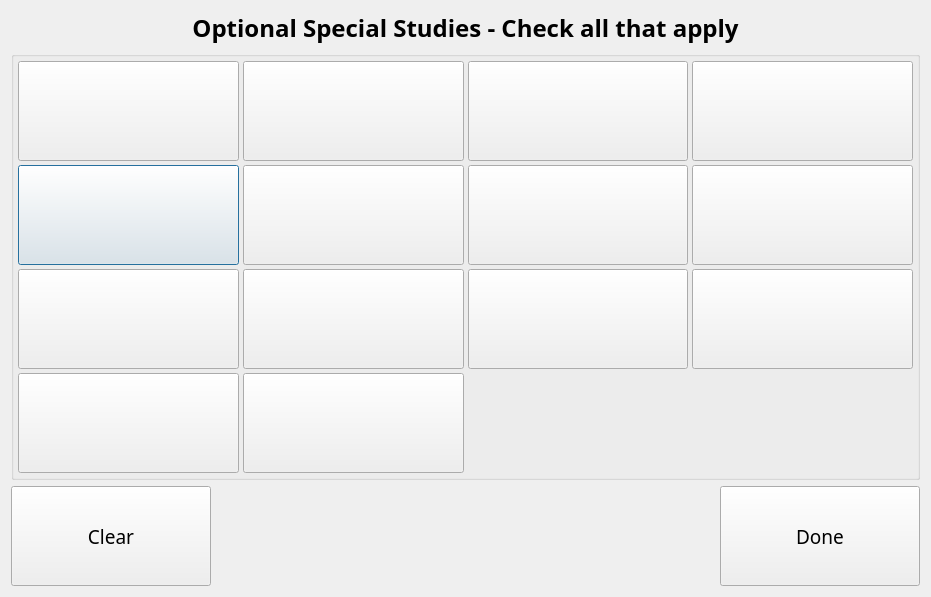
<?xml version="1.0" encoding="UTF-8"?>
<ui version="4.0">
 <class>extendedsamplecollectionDlg</class>
 <widget class="QDialog" name="extendedsamplecollectionDlg">
  <property name="geometry">
   <rect>
    <x>0</x>
    <y>0</y>
    <width>931</width>
    <height>593</height>
   </rect>
  </property>
  <property name="windowTitle">
   <string>Special Studies</string>
  </property>
  <layout class="QVBoxLayout" name="verticalLayout">
   <item>
    <widget class="QLabel" name="label_3">
     <property name="maximumSize">
      <size>
       <width>16777215</width>
       <height>50</height>
      </size>
     </property>
     <property name="font">
      <font>
       <family>Arial Black</family>
       <pointsize>18</pointsize>
       <weight>75</weight>
       <bold>true</bold>
      </font>
     </property>
     <property name="text">
      <string>Optional Special Studies - Check all that apply</string>
     </property>
     <property name="alignment">
      <set>Qt::AlignCenter</set>
     </property>
    </widget>
   </item>
   <item>
    <widget class="QGroupBox" name="groupBox">
     <property name="title">
      <string/>
     </property>
     <layout class="QGridLayout" name="gridLayout">
      <property name="leftMargin">
       <number>4</number>
      </property>
      <property name="topMargin">
       <number>4</number>
      </property>
      <property name="rightMargin">
       <number>4</number>
      </property>
      <property name="bottomMargin">
       <number>4</number>
      </property>
      <property name="spacing">
       <number>4</number>
      </property>
      <item row="3" column="0">
       <widget class="QPushButton" name="Btn5">
        <property name="minimumSize">
         <size>
          <width>200</width>
          <height>100</height>
         </size>
        </property>
        <property name="maximumSize">
         <size>
          <width>5000</width>
          <height>5000</height>
         </size>
        </property>
        <property name="font">
         <font>
          <family>Arial Black</family>
          <pointsize>14</pointsize>
         </font>
        </property>
        <property name="text">
         <string/>
        </property>
        <property name="checkable">
         <bool>true</bool>
        </property>
       </widget>
      </item>
      <item row="5" column="2">
       <widget class="QPushButton" name="Btn11">
        <property name="minimumSize">
         <size>
          <width>200</width>
          <height>100</height>
         </size>
        </property>
        <property name="maximumSize">
         <size>
          <width>5000</width>
          <height>5000</height>
         </size>
        </property>
        <property name="font">
         <font>
          <family>Arial Black</family>
          <pointsize>14</pointsize>
         </font>
        </property>
        <property name="text">
         <string/>
        </property>
        <property name="checkable">
         <bool>true</bool>
        </property>
       </widget>
      </item>
      <item row="1" column="0">
       <widget class="QPushButton" name="Btn1">
        <property name="sizePolicy">
         <sizepolicy hsizetype="Fixed" vsizetype="Fixed">
          <horstretch>0</horstretch>
          <verstretch>0</verstretch>
         </sizepolicy>
        </property>
        <property name="minimumSize">
         <size>
          <width>200</width>
          <height>100</height>
         </size>
        </property>
        <property name="maximumSize">
         <size>
          <width>5000</width>
          <height>5000</height>
         </size>
        </property>
        <property name="font">
         <font>
          <family>Arial Black</family>
          <pointsize>14</pointsize>
         </font>
        </property>
        <property name="text">
         <string/>
        </property>
        <property name="checkable">
         <bool>true</bool>
        </property>
       </widget>
      </item>
      <item row="1" column="3">
       <widget class="QPushButton" name="Btn4">
        <property name="minimumSize">
         <size>
          <width>200</width>
          <height>100</height>
         </size>
        </property>
        <property name="maximumSize">
         <size>
          <width>5000</width>
          <height>5000</height>
         </size>
        </property>
        <property name="font">
         <font>
          <family>Arial Black</family>
          <pointsize>14</pointsize>
         </font>
        </property>
        <property name="text">
         <string/>
        </property>
        <property name="checkable">
         <bool>true</bool>
        </property>
       </widget>
      </item>
      <item row="3" column="1">
       <widget class="QPushButton" name="Btn6">
        <property name="minimumSize">
         <size>
          <width>200</width>
          <height>100</height>
         </size>
        </property>
        <property name="maximumSize">
         <size>
          <width>5000</width>
          <height>5000</height>
         </size>
        </property>
        <property name="font">
         <font>
          <family>Arial Black</family>
          <pointsize>14</pointsize>
         </font>
        </property>
        <property name="text">
         <string/>
        </property>
        <property name="checkable">
         <bool>true</bool>
        </property>
       </widget>
      </item>
      <item row="1" column="2">
       <widget class="QPushButton" name="Btn3">
        <property name="minimumSize">
         <size>
          <width>200</width>
          <height>100</height>
         </size>
        </property>
        <property name="maximumSize">
         <size>
          <width>5000</width>
          <height>5000</height>
         </size>
        </property>
        <property name="font">
         <font>
          <family>Arial Black</family>
          <pointsize>14</pointsize>
         </font>
        </property>
        <property name="text">
         <string/>
        </property>
        <property name="checkable">
         <bool>true</bool>
        </property>
       </widget>
      </item>
      <item row="1" column="1">
       <widget class="QPushButton" name="Btn2">
        <property name="minimumSize">
         <size>
          <width>200</width>
          <height>100</height>
         </size>
        </property>
        <property name="maximumSize">
         <size>
          <width>5000</width>
          <height>5000</height>
         </size>
        </property>
        <property name="font">
         <font>
          <family>Arial Black</family>
          <pointsize>14</pointsize>
         </font>
        </property>
        <property name="text">
         <string/>
        </property>
        <property name="checkable">
         <bool>true</bool>
        </property>
       </widget>
      </item>
      <item row="3" column="3">
       <widget class="QPushButton" name="Btn8">
        <property name="minimumSize">
         <size>
          <width>200</width>
          <height>100</height>
         </size>
        </property>
        <property name="maximumSize">
         <size>
          <width>5000</width>
          <height>5000</height>
         </size>
        </property>
        <property name="font">
         <font>
          <family>Arial Black</family>
          <pointsize>14</pointsize>
         </font>
        </property>
        <property name="text">
         <string/>
        </property>
        <property name="checkable">
         <bool>true</bool>
        </property>
       </widget>
      </item>
      <item row="5" column="0">
       <widget class="QPushButton" name="Btn9">
        <property name="minimumSize">
         <size>
          <width>200</width>
          <height>100</height>
         </size>
        </property>
        <property name="maximumSize">
         <size>
          <width>5000</width>
          <height>5000</height>
         </size>
        </property>
        <property name="font">
         <font>
          <family>Arial Black</family>
          <pointsize>14</pointsize>
         </font>
        </property>
        <property name="text">
         <string/>
        </property>
        <property name="checkable">
         <bool>true</bool>
        </property>
       </widget>
      </item>
      <item row="3" column="2">
       <widget class="QPushButton" name="Btn7">
        <property name="minimumSize">
         <size>
          <width>200</width>
          <height>100</height>
         </size>
        </property>
        <property name="maximumSize">
         <size>
          <width>5000</width>
          <height>5000</height>
         </size>
        </property>
        <property name="font">
         <font>
          <family>Arial Black</family>
          <pointsize>14</pointsize>
         </font>
        </property>
        <property name="text">
         <string/>
        </property>
        <property name="checkable">
         <bool>true</bool>
        </property>
       </widget>
      </item>
      <item row="5" column="3">
       <widget class="QPushButton" name="Btn12">
        <property name="minimumSize">
         <size>
          <width>200</width>
          <height>100</height>
         </size>
        </property>
        <property name="maximumSize">
         <size>
          <width>5000</width>
          <height>5000</height>
         </size>
        </property>
        <property name="font">
         <font>
          <family>Arial Black</family>
          <pointsize>14</pointsize>
         </font>
        </property>
        <property name="text">
         <string/>
        </property>
        <property name="checkable">
         <bool>true</bool>
        </property>
       </widget>
      </item>
      <item row="6" column="1">
       <widget class="QPushButton" name="Btn14">
        <property name="minimumSize">
         <size>
          <width>200</width>
          <height>100</height>
         </size>
        </property>
        <property name="maximumSize">
         <size>
          <width>5000</width>
          <height>5000</height>
         </size>
        </property>
        <property name="font">
         <font>
          <family>Arial Black</family>
          <pointsize>14</pointsize>
         </font>
        </property>
        <property name="text">
         <string/>
        </property>
        <property name="checkable">
         <bool>true</bool>
        </property>
       </widget>
      </item>
      <item row="6" column="0">
       <widget class="QPushButton" name="Btn13">
        <property name="minimumSize">
         <size>
          <width>100</width>
          <height>0</height>
         </size>
        </property>
        <property name="maximumSize">
         <size>
          <width>5000</width>
          <height>5000</height>
         </size>
        </property>
        <property name="font">
         <font>
          <family>Arial Black</family>
          <pointsize>14</pointsize>
         </font>
        </property>
        <property name="text">
         <string/>
        </property>
        <property name="checkable">
         <bool>true</bool>
        </property>
       </widget>
      </item>
      <item row="5" column="1">
       <widget class="QPushButton" name="Btn10">
        <property name="minimumSize">
         <size>
          <width>200</width>
          <height>100</height>
         </size>
        </property>
        <property name="maximumSize">
         <size>
          <width>5000</width>
          <height>5000</height>
         </size>
        </property>
        <property name="font">
         <font>
          <family>Arial Black</family>
          <pointsize>14</pointsize>
         </font>
        </property>
        <property name="text">
         <string/>
        </property>
        <property name="checkable">
         <bool>true</bool>
        </property>
       </widget>
      </item>
     </layout>
    </widget>
   </item>
   <item>
    <spacer name="verticalSpacer">
     <property name="orientation">
      <enum>Qt::Vertical</enum>
     </property>
     <property name="sizeHint" stdset="0">
      <size>
       <width>20</width>
       <height>40</height>
      </size>
     </property>
    </spacer>
   </item>
   <item>
    <layout class="QHBoxLayout" name="horizontalLayout">
     <item>
      <widget class="QPushButton" name="clearBtn">
       <property name="sizePolicy">
        <sizepolicy hsizetype="Fixed" vsizetype="Fixed">
         <horstretch>0</horstretch>
         <verstretch>0</verstretch>
        </sizepolicy>
       </property>
       <property name="minimumSize">
        <size>
         <width>200</width>
         <height>100</height>
        </size>
       </property>
       <property name="maximumSize">
        <size>
         <width>200</width>
         <height>100</height>
        </size>
       </property>
       <property name="font">
        <font>
         <family>Arial Black</family>
         <pointsize>14</pointsize>
        </font>
       </property>
       <property name="text">
        <string>Clear</string>
       </property>
      </widget>
     </item>
     <item>
      <spacer name="horizontalSpacer">
       <property name="orientation">
        <enum>Qt::Horizontal</enum>
       </property>
       <property name="sizeHint" stdset="0">
        <size>
         <width>40</width>
         <height>20</height>
        </size>
       </property>
      </spacer>
     </item>
     <item>
      <widget class="QPushButton" name="doneBtn">
       <property name="minimumSize">
        <size>
         <width>200</width>
         <height>100</height>
        </size>
       </property>
       <property name="maximumSize">
        <size>
         <width>200</width>
         <height>100</height>
        </size>
       </property>
       <property name="font">
        <font>
         <family>Arial Black</family>
         <pointsize>14</pointsize>
        </font>
       </property>
       <property name="text">
        <string>Done</string>
       </property>
      </widget>
     </item>
    </layout>
   </item>
  </layout>
 </widget>
 <resources/>
 <connections/>
</ui>
